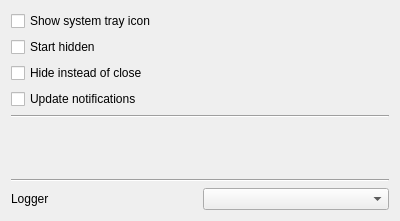
<?xml version="1.0" encoding="UTF-8"?>
<ui version="4.0">
 <class>GUI_PlayerPreferences</class>
 <widget class="QWidget" name="GUI_PlayerPreferences">
  <property name="geometry">
   <rect>
    <x>0</x>
    <y>0</y>
    <width>400</width>
    <height>221</height>
   </rect>
  </property>
  <layout class="QGridLayout" name="gridLayout">
   <item row="7" column="0">
    <widget class="QLabel" name="labWarning">
     <property name="styleSheet">
      <string notr="true">color: red;</string>
     </property>
     <property name="text">
      <string notr="true"/>
     </property>
     <property name="wordWrap">
      <bool>true</bool>
     </property>
    </widget>
   </item>
   <item row="9" column="0">
    <layout class="QHBoxLayout" name="horizontalLayout">
     <item>
      <widget class="QLabel" name="labLogger">
       <property name="text">
        <string notr="true">Logger</string>
       </property>
      </widget>
     </item>
     <item>
      <widget class="Gui::ComboBox" name="cbLogger"/>
     </item>
    </layout>
   </item>
   <item row="0" column="0">
    <widget class="QCheckBox" name="cbShowTrayIcon">
     <property name="text">
      <string>Show system tray icon</string>
     </property>
    </widget>
   </item>
   <item row="3" column="0">
    <widget class="QCheckBox" name="cbCloseToTray">
     <property name="text">
      <string>Hide instead of close</string>
     </property>
    </widget>
   </item>
   <item row="8" column="0">
    <widget class="Line" name="line">
     <property name="orientation">
      <enum>Qt::Horizontal</enum>
     </property>
    </widget>
   </item>
   <item row="1" column="0">
    <widget class="QCheckBox" name="cbStartInTray">
     <property name="text">
      <string>Start hidden</string>
     </property>
    </widget>
   </item>
   <item row="4" column="0">
    <widget class="QCheckBox" name="cbUpdateNotifications">
     <property name="text">
      <string>Update notifications</string>
     </property>
    </widget>
   </item>
   <item row="5" column="0">
    <widget class="Line" name="line_2">
     <property name="orientation">
      <enum>Qt::Horizontal</enum>
     </property>
    </widget>
   </item>
   <item row="6" column="0">
    <widget class="QLabel" name="labWarningHeader">
     <property name="text">
      <string notr="true"/>
     </property>
    </widget>
   </item>
  </layout>
 </widget>
 <customwidgets>
  <customwidget>
   <class>Gui::ComboBox</class>
   <extends>QComboBox</extends>
   <header>Gui/Utils/Widgets/ComboBox.h</header>
  </customwidget>
 </customwidgets>
 <tabstops>
  <tabstop>cbShowTrayIcon</tabstop>
  <tabstop>cbStartInTray</tabstop>
  <tabstop>cbCloseToTray</tabstop>
  <tabstop>cbUpdateNotifications</tabstop>
  <tabstop>cbLogger</tabstop>
 </tabstops>
 <resources/>
 <connections/>
</ui>
